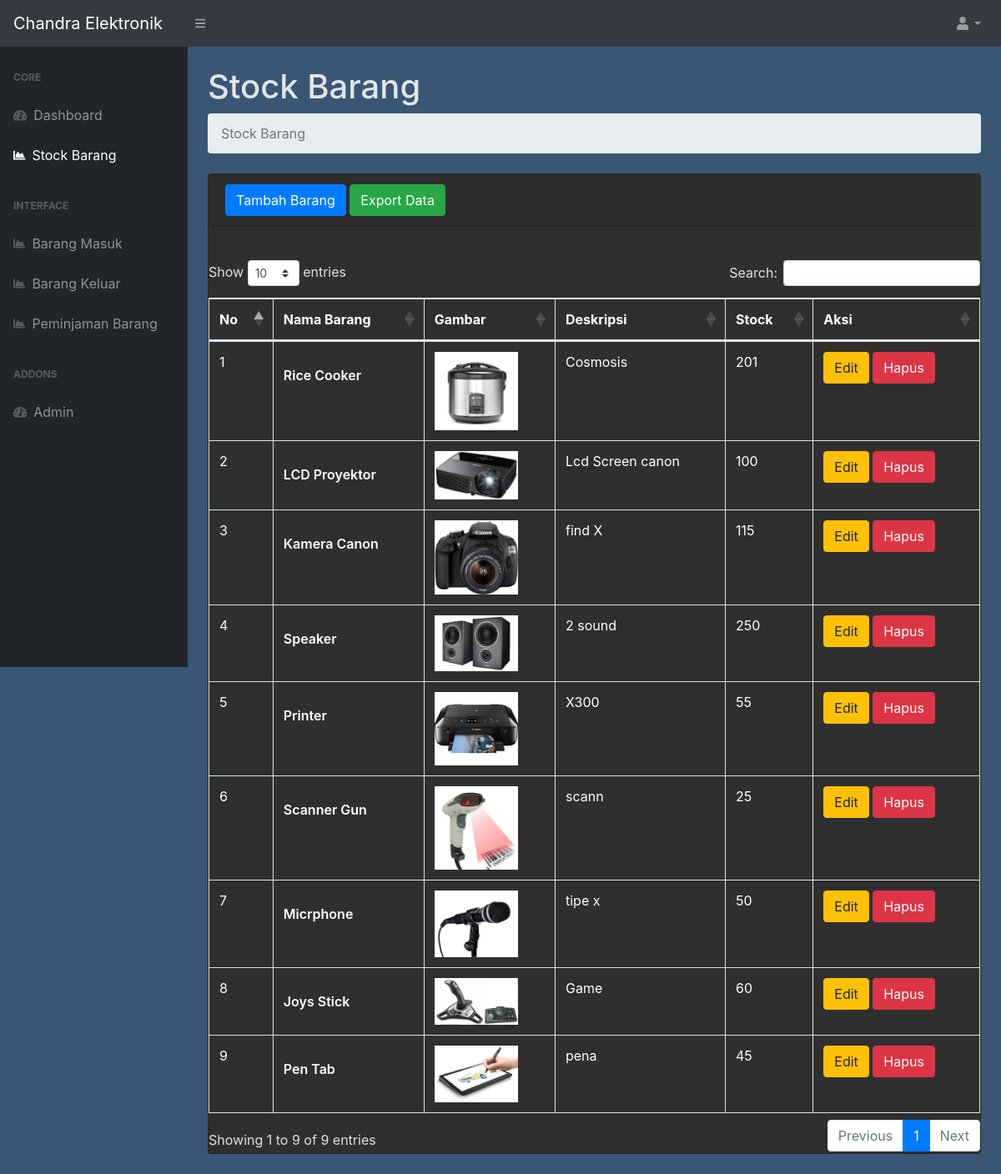
Screenshot of /stockbarang.php (signed in) with the database file from the repository.
### tables this page shows
CREATE TABLE `stock` (
  `id_barang` int(11) NOT NULL,
  `nama_barang` varchar(50) NOT NULL,
  `deskripsi` varchar(50) NOT NULL,
  `stock` int(11) NOT NULL,
  `harga` float NOT NULL,
  `image` varchar(99) NOT NULL
);

### stockbarang.php (the view, shortened to what this page needs)
<?php
require 'function.php';
?>
<!DOCTYPE html>
<html lang="en">
<head>
    <link href="css/styles.css" rel="stylesheet" />
    <link rel="stylesheet" href="css/gaya.css">
    <link href="https://cdn.datatables.net/1.10.20/css/dataTables.bootstrap4.min.css" rel="stylesheet"
 />
</head>
<body class="sb-nav-fixed">
    <nav class="sb-topnav navbar navbar-expand navbar-dark bg-dark">
        <a class="navbar-brand" href="index.php"> Chandra Elektronik</a>
        <button class="btn btn-link btn-sm order-1 order-lg-0" id="sidebarToggle" href="#"><i
                class="fas fa-bars"></i></button>
        <ul class="navbar-nav ml-auto ml-md-0">
            <li class="nav-item dropdown">
                <a class="nav-link dropdown-toggle" id="userDropdown" href="#" role="button" data-toggle="dropdown"
                    aria-haspopup="true" aria-expanded="false"><i class="fas fa-user fa-fw"></i></a>
            </li>
        </ul>
    </nav>
    <div id="layoutSidenav">
        <div id="layoutSidenav_nav">
            <nav class="sb-sidenav accordion sb-sidenav-dark" id="sidenavAccordion">
                <div class="sb-sidenav-menu">
                    <div class="nav">
                        <div class="sb-sidenav-menu-heading">Core</div>
                        <a class="nav-link" href="index.php">
                            <div class="sb-nav-link-icon"><i class="fas fa-tachometer-alt"></i></div>
                            Dashboard
                        </a>
                        <a class="nav-link" href="stockbarang.php">
                            <div class="sb-nav-link-icon"><i class="fas fa-chart-area"></i></div>
                            Stock Barang
                        </a>
                        <div class="sb-sidenav-menu-heading">Interface</div>
                        <a class="nav-link" href="masuk.php">
                            <div class="sb-nav-link-icon"><i class="fas fa-chart-area"></i></div>
                            Barang Masuk
                        </a>
                        <a class="nav-link" href="keluar.php">
                            <div class="sb-nav-link-icon"><i class="fas fa-chart-area"></i></div>
                            Barang Keluar
                        </a>
                        <a class="nav-link" href="peminjaman.php">
                            <div class="sb-nav-link-icon"><i class="fas fa-chart-area"></i></div>
                            Peminjaman Barang
                        </a>
                        <div class="sb-sidenav-menu-heading">Addons</div>
                        <a class="nav-link" href="admin.php">
                            <div class="sb-nav-link-icon"><i class="fas fa-tachometer-alt"></i></div>
                            Admin
                        </a>
                    </div>
                </div>
            </nav>
        </div>
        <div id="layoutSidenav_content">
            <main>
                <div class="container-fluid">
                    <h1 class="mt-4">Stock Barang</h1>
                    <ol class="breadcrumb mb-4">
                        <li class="breadcrumb-item active">Stock Barang</li>
                    </ol>
                    <div class="card mb-4">
                        <div class="card-header">
                            <button type="button" class="btn btn-primary" data-toggle="modal"
                                data-target="#exampleModal">
                                Tambah Barang
                            </button>
                            <a class="btn btn-success" href="export.php" role="button">Export Data</a>
                        </div>
                        <div class="card-body">
                        </div>
                            <div class="table-responsive">
                                <table class="table table-bordered" id="dataTable" width="100%" cellspacing="0">
                                    <thead>
                                        <tr>
                                            <th>No</th>
                                            <th>Nama Barang</th>
                                            <th>Gambar</th>
                                            <th>Deskripsi</th>
                                            <th>Stock</th>
                                            <th>Aksi</th>
                                        </tr>
                                    </thead>
                                    <tbody>
                                        <?php
                                        $no = 1;
                                        $query = mysqli_query($conn, 'SELECT * FROM stock');
                                        while ($data = mysqli_fetch_array($query)) {
                                            ?>
                                            <tr>
                                                <td>
                                                    <?php echo $no++ ?>
                                                </td>
                                                <td>
                                                    <a id="detailbrg" href="detail.php?id=<?php echo $data['id_barang'] ?>">
                                                    <?php echo $data['nama_barang'] ?>
                                                    </a>
                                                </td>
                                                <td>
                                                    <img class="zoomable" src="image/<?php echo $data['image']; ?>" alt="">
                                                </td>
                                                <td>
                                                    <?php echo $data['deskripsi'] ?>
                                                </td>
                                                <td>
                                                    <?php echo $data['stock'] ?>
                                                </td>
                                                <td><button type="button" class="btn btn-warning" data-toggle="modal"
                                                        data-target="#edit<?php echo $data['id_barang']; ?>">
                                                        Edit
                                                    </button>
                                                    <button type="button" class="btn btn-danger" data-toggle="modal"
                                                        data-target="#hapus<?php echo $data['id_barang']; ?>">
                                                        Hapus
                                                    </button>
                                                </td>
                                            </tr>
                                        <?php } ?>
                                    </tbody>
                                </table>
                            </div>
                        </div>
                    </div>
                </div>
        </div>
</body>
</html>

### css/gaya.css (style rules this page uses)
.zoomable { width: 100px; }

### stockbarang.php (style rules this page uses)
#detailbrg { text-decoration: none; color: white; font-weight: 600; }

### rows the page displays
stock: nama_barang "Rice Cooker", image (picture), deskripsi "Cosmosis", stock "201"
stock: nama_barang "LCD Proyektor", image (picture), deskripsi "Lcd Screen canon", stock "100"
stock: nama_barang "Kamera Canon", image (picture), deskripsi "find X", stock "115"
stock: nama_barang "Speaker", image (picture), deskripsi "2 sound", stock "250"
stock: nama_barang "Printer", image (picture), deskripsi "X300", stock "55"
stock: nama_barang "Scanner Gun", image (picture), deskripsi "scann", stock "25"
stock: nama_barang "Micrphone", image (picture), deskripsi "tipe x", stock "50"
stock: nama_barang "Joys Stick", image (picture), deskripsi "Game", stock "60"
stock: nama_barang "Pen Tab", image (picture), deskripsi "pena", stock "45"
